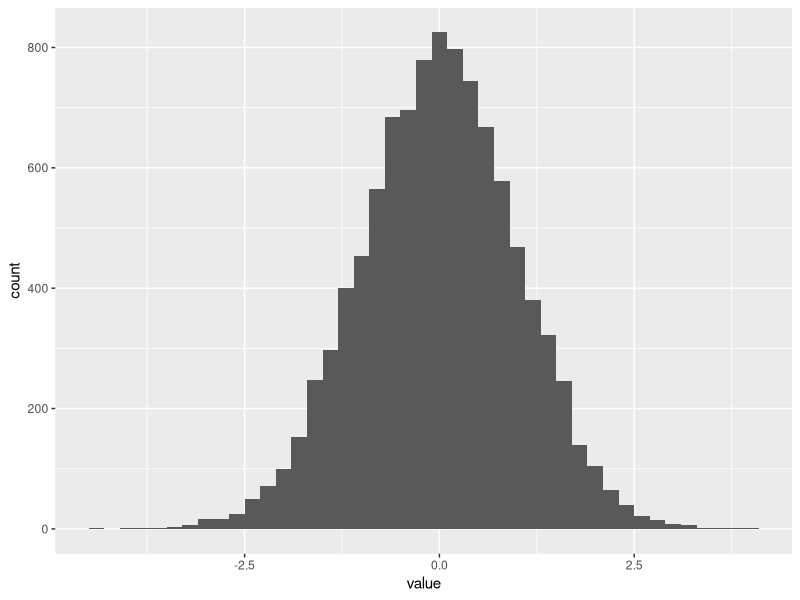

Recreate this plot in R.
setwd("/Users/josh/senofjohan/r/dual-purpose-graphing")

# Load libraries
library(ggplot2)

# Toggling between TRUE and FALSE will display different graph
is.research.paper=TRUE

# Sample data
data=data.frame(value=rnorm(10000))

if (is.research.paper) { # set black and white
  ggplot(data, aes(x=value)) + geom_histogram(binwidth = 0.2)
} else if (!is.research.paper) { # display color
  ggplot(data, aes(x=value)) + geom_histogram(
    binwidth = 0.2, 
    color="black", 
    fill="turquoise" 
  ) 
}